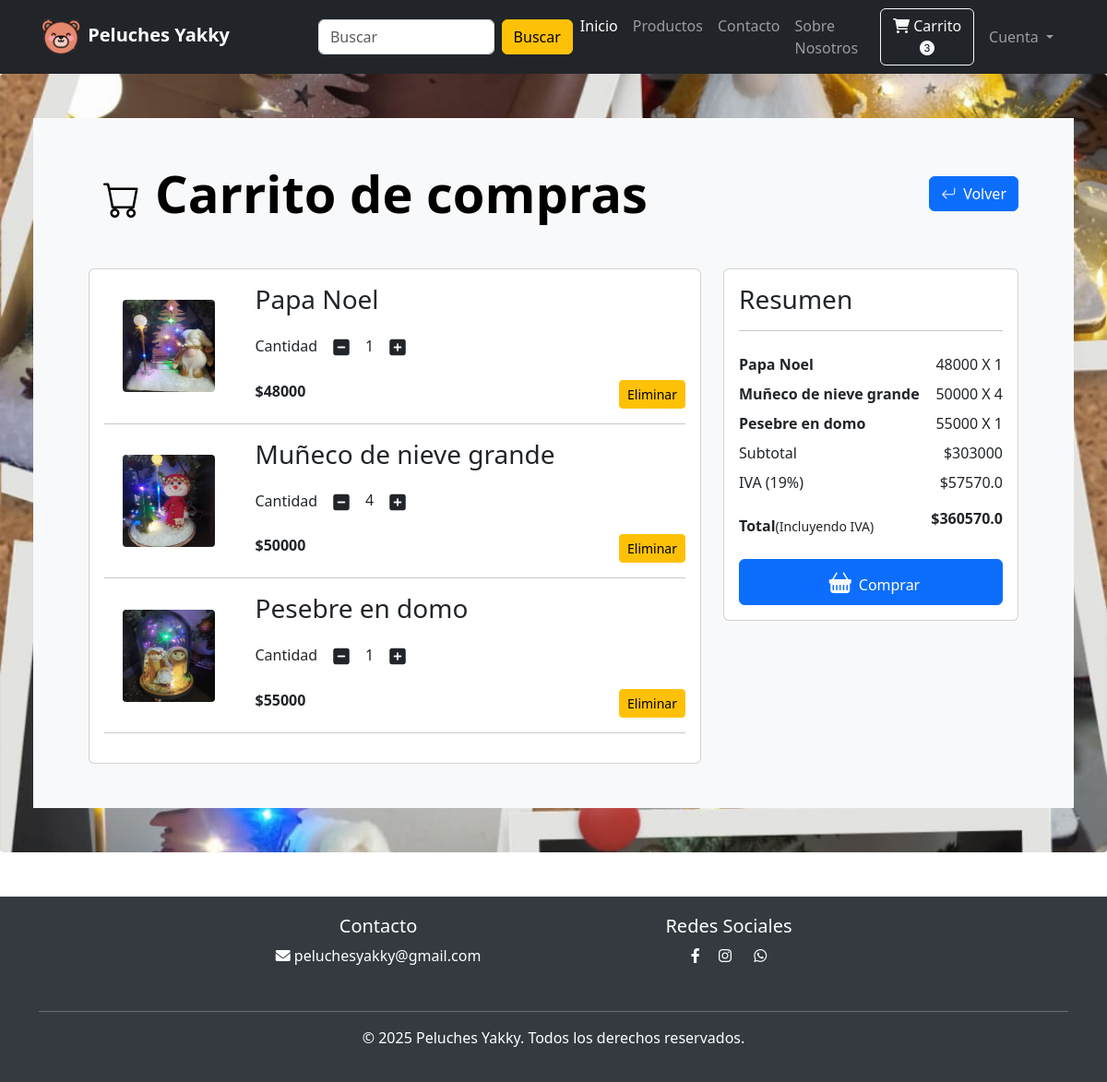
Page /carrito (signed in) on the committed database.
### website/models/cart_model.py (models this page shows, shortened)
class Cart(db.Model):
    id = db.Column(db.Integer, primary_key=True)
    quantity = db.Column(db.Integer, nullable=False)
    customer_link = db.Column(db.Integer, db.ForeignKey("customer.id"), nullable=False)
    product_link = db.Column(db.Integer, db.ForeignKey("product.id"), nullable=False)

### website/models/producto_model.py (models this page shows, shortened)
class Product(db.Model):
    id = db.Column(db.Integer, primary_key=True)
    product_name = db.Column(db.String(100), nullable=False)
    current_price = db.Column(db.Integer, nullable=False)
    precio_costo = db.Column(db.Integer, nullable=False)  # tarea
    previous_price = db.Column(db.Integer, nullable=False)
    in_stock = db.Column(db.Integer, nullable=False)
    product_picture = db.Column(db.String(1000), nullable=False)
    flash_sale = db.Column(db.Boolean, default=False)
    date_added = db.Column(db.DateTime, default=datetime.utcnow)
    descripcion = db.Column(db.String(1000), nullable=False)
    is_deleted = db.Column(db.Boolean, default=False)
    carts = db.relationship(
        "Cart", backref=db.backref("product", lazy=True), cascade="all, delete-orphan"
    )
    orders = db.relationship(
        "Order", backref=db.backref("product", lazy=True), cascade="all, delete-orphan"
    )

### website/views.py (the view)
@views.route("/carrito")
@login_required
def carrito():
    cart = Cart.query.filter_by(customer_link=current_user.id).all()
    subtotal = 0
    iva = 0
    for item in cart:
        subtotal += item.product.current_price * item.quantity
    iva = subtotal * 0.19
    return render_template(
        "carrito.html", cart=cart, subtotal=subtotal, total=subtotal + iva, iva=iva
    )

### website/models/customer_model.py (called while the page is built)
    @property
    def is_authenticated(self):
        return True  # Para usuarios reales siempre True

### website/templates/carrito.html (shortened to what this page needs)
{% extends 'index.html' %}
{% block body %}
<div class="container-fluid  rounded-1 mb-5 bg-opacity-75 p-5 fondo" style="min-height: 100vh; padding-top: 20px;">
    <div class="row bg-light p-5">
        {% if cart %}
        <div class="d-flex justify-content-between align-items-center mb-5">
            <h1 class="text-black mb-0 display-4 fw-bold">
                <i class="bi bi-cart fs-1 text-black m-3"></i>Carrito de compras
            </h1>
            <div class="d-flex gap-3"><button onclick="history.back()" class="btn btn-primary">
                    <i class="bi bi-arrow-return-left me-2  "></i>Volver
                </button>
            </div>
        </div>
        <div class="col-sm-8">
            <div class="card">
                <div class="card-body">
                    {% for item in cart %}
                    <div class="row">
                        <div class="col-sm-3 text-center align-self-center">
                            <img src="{{ item.product.product_picture }}" alt="{{ item.product.product_name }}"
                                style="height: 100px; width: 100px; border-radius: 4px;">
                        </div>
                        <div class="col-sm-9">
                            <div>
                                <h3>{{ item.product.product_name }}</h3>
                                <div class="my-3">
                                    <label for="quantity">Cantidad</label>
                                    <a class="minus-cart btn" pid="{{item.id}}"><i
                                            class="fas fa-minus-square fa-lg"></i></a>
                                    <span id="quantity">{{ item.quantity }}</span>
                                    <a class="plus-cart btn " pid="{{ item.id }}"><i
                                            class="fas fa-plus-square fa-lg"></i></a>
                                </div>
                                <div class="d-flex justify-content-between">
                                    <p class="mb-0"><span><strong>${{ item.product.current_price }}</strong></span>
                                    </p>
                                    <a href="" class="remove-cart btn btn-sm btn-warning mr-3 "
                                        pid="{{item.id}}">Eliminar</a>
                                </div>
                            </div>
                        </div>
                    </div>
                    <hr>
                    {% endfor %}
                </div>
            </div>
        </div>
        <div class="col-sm-4">
            <div class="card">
                <div class="card-body">
                    <h3>Resumen</h3>
                    <hr color="black">
                    <ul class="list-group">
                        {% for item in cart %}
                        <li
                            class="list-group-item d-flex justify-content-between align-items-center border-0 px-0 pb-0">
                            <strong>{{item.product.product_name}}</strong><span
                                id="amount">{{item.product.current_price}} X <span id="quantity{{item.id}}">{{
                                    item.quantity}}</span></span>
                        </li>
                        {% endfor %}
                        <li
                            class="list-group-item d-flex justify-content-between align-items-center border-0 px-0 pb-0">
                            Subtotal <span>$<span id="subtotal_st">{{ subtotal }}</span></span></li>
                        <li
                            class="list-group-item d-flex justify-content-between align-items-center border-0 px-0 pb-0">
                            IVA (19%) <span>$<span id="iva_i">{{ iva }}</span></span></li>
                        <li
                            class="list-group-item d-flex justify-content-between align-items-center border-0 px-0 mb-3">
                            <div style="margin-top: 15px;">
                                <strong>Total</strong><small>(Incluyendo IVA)</small>
                            </div>
                            <span><strong>$</strong><span id="total_t"><strong>{{ total }}</strong></span></span>
                        </li>
                    </ul>
                    <div class="d-grid"><a href="/save-order" class="btn btn-primary"><i
                                class="bi bi-basket-fill fs-4 text-light m-2"></i>Comprar</a></div>
                </div>
            </div>
        </div>
        {% endif %}
    </div>
</div>
{% endblock %}

### website/static/css/style.css (style rules this page uses)
.fondo { background-image: url(../img/fondo.png); background-position: center; background-repeat: repeat; background-attachment: fixed; background-size: cover; }

### rows in the picture
Cart: product.product_picture (picture), product.product_name "Papa Noel", quantity "1", product.current_price "48000"
Cart: product.product_picture (picture), product.product_name "Muñeco de nieve grande", quantity "4", product.current_price "50000"
Cart: product.product_picture (picture), product.product_name "Pesebre en domo", quantity "1", product.current_price "55000"

### other values in the picture
{{ subtotal }} "303000"
{{ iva }} "57570.0"
{{ total }} "360570.0"
